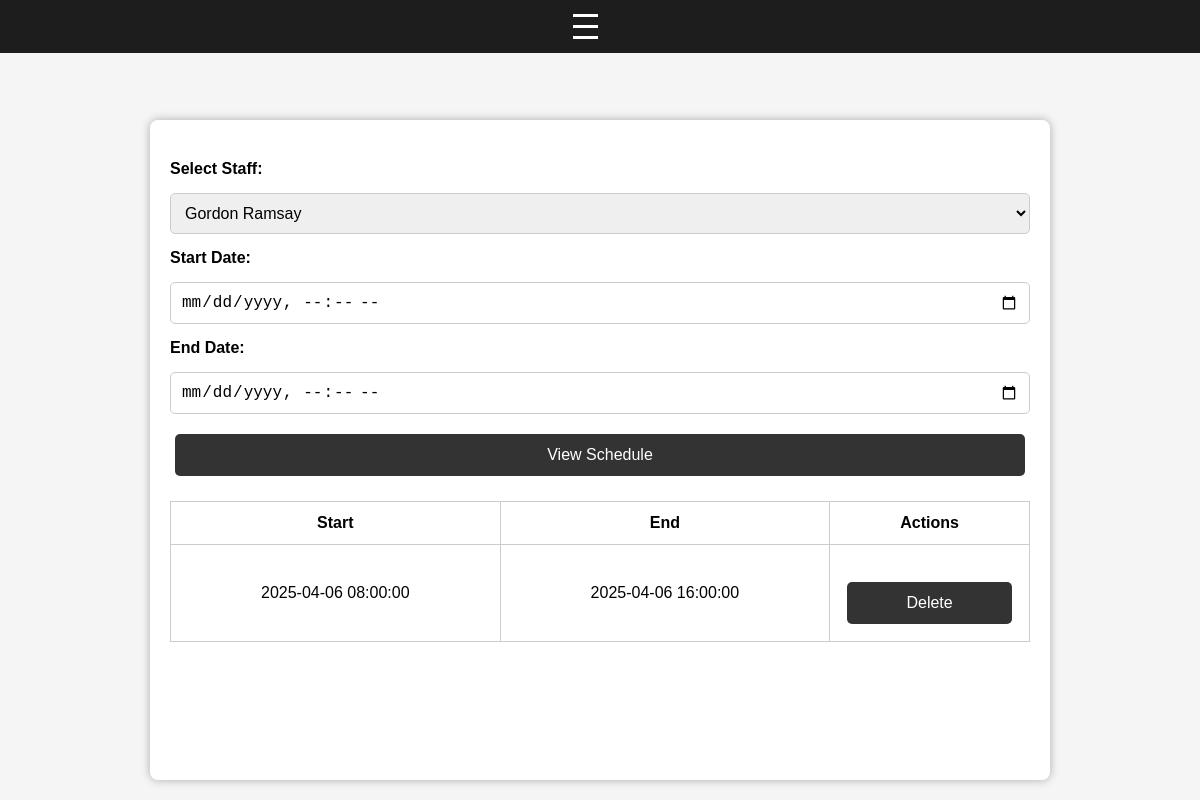
The page /manage_schedule?staff_id=1 on the database as committed earlier.
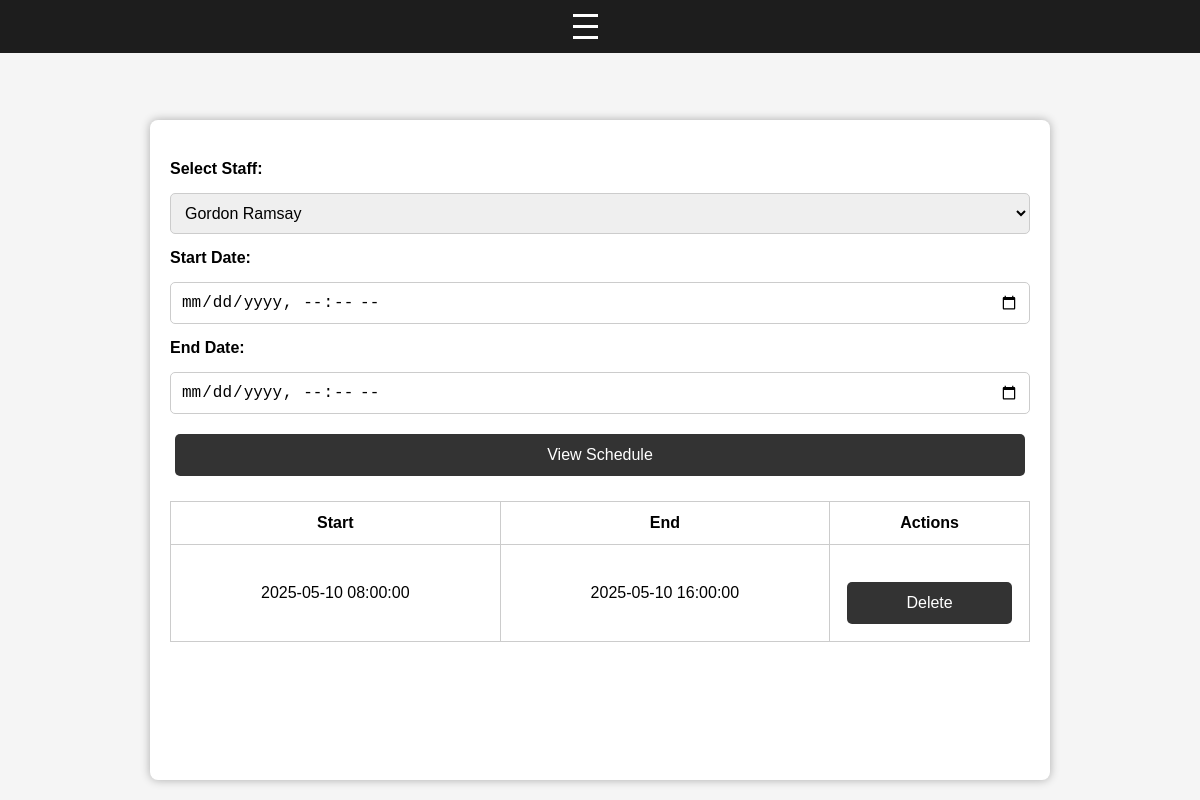
The same page on the database as committed later.
### app/models.py (models this page shows)
class StaffSchedule(db.Model):
    id = db.Column(db.Integer, primary_key=True)
    staff_id = db.Column(db.Integer, db.ForeignKey('staff.id', ondelete="CASCADE"), nullable=False)
    shift_start = db.Column(db.DateTime)
    shift_end = db.Column(db.DateTime)

### app/routes/manager_routes.py (the view)
@manager_bp.route('/manage_schedule')
def view_staff_schedules():
    staff = Schedule.get_staff()
    staff_id = request.args.get('staff_id')
    start_str = request.args.get('start')
    end_str = request.args.get('end')
    schedules = []
    if staff_id:
        try:
            start = datetime.fromisoformat(start_str) if start_str else None
            end = datetime.fromisoformat(end_str) if end_str else None
        except ValueError:
            return redirect(url_for('manager.view_staff_schedules'))
        schedules = Schedule.get_schedule(staff_id, start, end)
    return render_template('manage_schedules.html', staff_members=staff, schedules=schedules)

### app/logic/base_crud.py (called while the page is built)
    @staticmethod
    def get_all(model):
        return model.query.all() # return all table content

    @staticmethod
    def get_records_by_date_range(model, column, start_date=None, end_date=None, **kwargs):
        query = model.query.filter_by(**kwargs) # build up the query only no data is returned
        if start_date:
            query = query.filter(column >= start_date) # apply additional filters
        if end_date:
            query = query.filter(column <= end_date)
        return query.all() # get the data

### app/logic/schedules.py (called while the page is built)
    @staticmethod
    def get_staff():
        return BaseCRUD.get_all(Staff)

    @staticmethod
    def get_schedule(staff_id, start, end):
        return BaseCRUD.get_records_by_date_range(StaffSchedule,StaffSchedule.shift_start,start_date = start, end_date = end, staff_id = staff_id )

### templates/manage_schedules.html (shortened to what this page needs)
<!DOCTYPE html>
<html lang="en">
<head>
    <link rel="stylesheet" href="{{ url_for('static', filename='css/base.css') }}">
</head>
<body>
    {% include 'partials/nav.html' %}
    <section>
    <form method="GET" action="{{ url_for('manager.view_staff_schedules') }}">
        <label>Select Staff:</label>
        <select name="staff_id">
            {% for staff in staff_members %}
                <option value="{{ staff.id }}">{{ staff.first_name }} {{ staff.last_name }}</option>
            {% endfor %}
        </select>
        <label>Start Date:</label>
        <input type="datetime-local" name="start">
        <label>End Date:</label>
        <input type="datetime-local" name="end">
        <button type="submit">View Schedule</button>
    </form>
    {% if schedules %}
        <table border="1">
            <tr>
                <th>Start</th>
                <th>End</th>
                <th>Actions</th>
            </tr>
            {% for sched in schedules %}
            <tr>
                <td>{{ sched.shift_start }}</td>
                <td>{{ sched.shift_end }}</td>
                <td>
                    <form method="POST" action="{{ url_for('manager.delete_schedule', schedule_id=sched.id) }}">
                        <button type="submit" onclick="return confirm('Delete this schedule?')">Delete</button>
                    </form>
                </td>
            </tr>
            {% endfor %}
        </table>
    {% endif %}
</section>
</body>
</html>

Rows that differ between the two databases and show on the page:
removed StaffSchedule: shift_start "2025-04-06 08:00:00", shift_end "2025-04-06 16:00:00"
added StaffSchedule: shift_start "2025-05-10 08:00:00", shift_end "2025-05-10 16:00:00"
